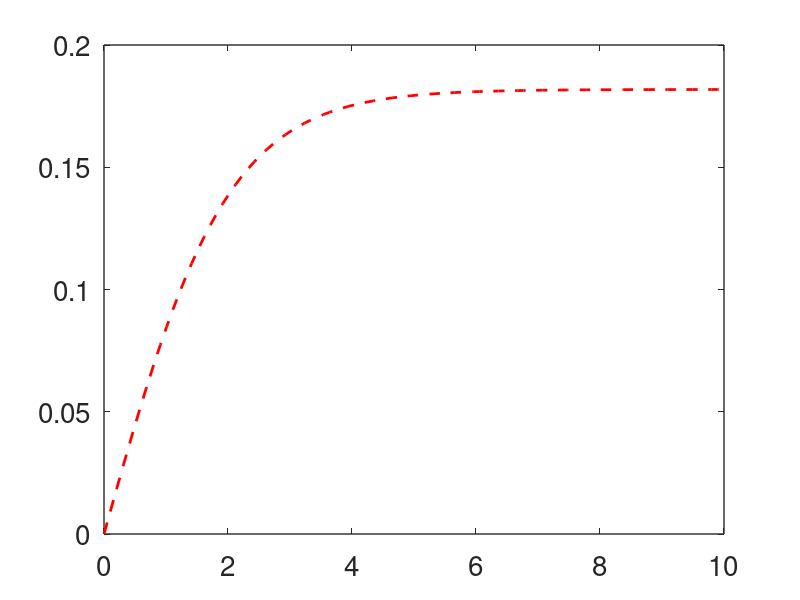

MATLAB code for this plot: (Note: this script raises an error after producing the figure.)

%  -------------------------------------------------------------------
%
%   Motor pulling a cargo.
%
%   For Chapter 15, Section 15.11.2 of
%   Keener and Sneyd, Mathematical Physiology, 3rd Edition, Springer.
%
%   Written by James Keener and James Sneyd.
%
%  -------------------------------------------------------------------

function motor
clear all
close all
clc

set(0,                           ...
   'defaultaxesfontsize', 20,   ...
   'defaultaxeslinewidth', 1.0, ...
   'defaultlinelinewidth', 2.0,...
   'defaultlinemarkersize',12);

w0 = linspace(0,10,100);
D1 = 1;
Dc_over_D1 = 0.1/(1+0.1);
v1 = 2*Dc_over_D1*(exp(w0)-1)./(exp(w0)+1);

plot(w0,v1,'--r')
hold on

f = @(w0,v) getf(w0,v);
fcontour(f, [0 10 0 0.4],'-b','LevelList',[0],'LineWidth',2);

xlabel('\omega_0')
ylabel('v\delta/D_1')
text(5,.16,'hard spring')
text(5,.33,'soft spring')

end % of main

%%
function out = getf(w0,v)
    wl = 10*v;
    out = v - wl.^2.*(1 - exp(w0-wl))./( (exp(w0)-1).*(exp(-wl)-1) + wl.*(exp(w0-wl)-1) );
end
